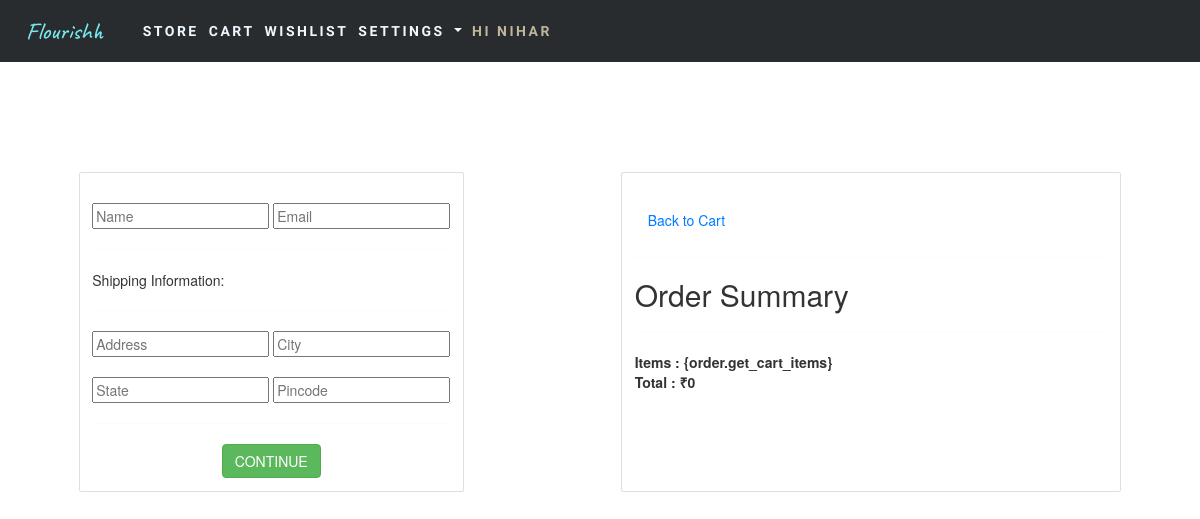
The page /checkout/ (signed in) on the database as committed earlier.
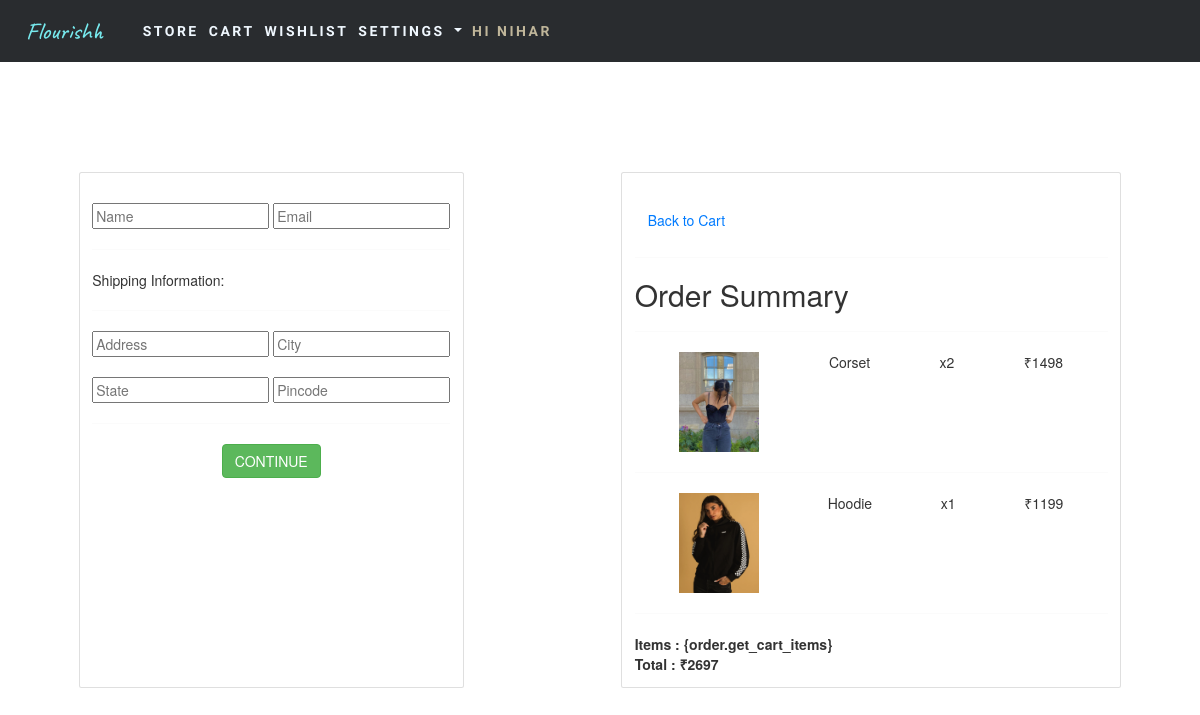
The same page on the database as committed later.
### app/models.py (models this page shows, shortened)
class Order(models.Model):
    customer = models.ForeignKey(Customer, null= True, blank = True, on_delete=models.SET_NULL)
    orderdate = models.DateTimeField(auto_now_add=True)
    complete = models.BooleanField(default=False)
    transaction_id = models.CharField(max_length=40, null=True)
    @property
    def get_cart_total(self):
        orderitems = self.orderitem_set.all()
        total = sum([item.get_total for item in orderitems])
        return total

class OrderItem(models.Model):
    product = models.ForeignKey(Product, null=True, on_delete=models.SET_NULL)
    order = models.ForeignKey(Order, null=True, on_delete=models.SET_NULL)
    quantity = models.IntegerField(default=0, blank=True, null=True)
    orderitemdate = models.DateTimeField(auto_now_add=True)
    @property
    def get_total(self):
        total = self.product.price * self.quantity
        return total

class Product(models.Model):
    item = models.CharField(null=True, max_length= 200)
    image = models.ImageField(blank=True, null=True)
    price = models.IntegerField(null = True)
    sale = models.ForeignKey(Carousel, null=True, blank=True, on_delete=models.CASCADE, related_name="sale")
    brand = models.ForeignKey(Brand, null=True, blank=True, on_delete=models.CASCADE, related_name="brand")
    saleprice = models.IntegerField(null = True, blank=True)
    TAG_CHOICES = ((True, 'Women'), (False, 'Men'))
    tag = models.BooleanField(choices = TAG_CHOICES, null=None, default=True)
    instocknumber = models.IntegerField(null=True)
    availability = models.BooleanField(null=True)
    color = models.CharField(null=True, max_length= 20)
    @property
    def imageURL(self):
        try:
            url = self.image.url
        except:
            url = ''
        return url

### app/views.py (the view)
# urls.py: path('checkout/', views.checkout, name='checkout'),
def checkout(request):
    if request.user.is_authenticated:
        customer = request.user.customer
        order, created = Order.objects.get_or_create(customer=customer, complete=False) #order number obtained
        items = order.orderitem_set.all() #obtained the ordered items for that order number
    else:
        items=[]
        order = {'get_cart_total':0, 'get_cart_items':0}
    context = {'items': items, 'order': order}
    return render(request, 'checkout.html', context)

### app/templates/checkout.html (shortened to what this page needs)
{% include 'main.html' %}
{% load static %}
<link rel="stylesheet" type="text/css" href="{% static 'css/allstyle.css' %}">
<link rel="stylesheet" href="https://maxcdn.bootstrapcdn.com/bootstrap/3.4.1/css/bootstrap.min.css">
{% block content %}
<body>
    <div class="class" style="display: flex; flex-direction:row; justify-content: space-around; margin-top: 50px;">
        <div class="card">
            <div class="card-body" style="padding-top: 30px;">
                <div class="inputs" style="display:flex; flex-direction:row; justify-content: space-between;">
                    <div class="name">
                        <input placeholder="Name">
                    </div>
                    <div class="email">
                        <input placeholder="Email">
                    </div>
                </div>
                <hr>
                Shipping Information:
                <hr>
                <div class="inputss" style="display:flex; flex-direction:row; justify-content: space-between;">
                    <div class="address">
                        <input placeholder="Address">
                    </div>
                    <div class="city">
                        <input placeholder="City">
                    </div>
                </div>
                <br>
                <div class="inputsss" style="display:flex; flex-direction:row; justify-content: space-between;">
                    <div class="state">
                        <input placeholder="State">
                    </div>
                    <div class="code">
                        <input placeholder="Pincode">
                    </div>
                </div>
                <hr>
                <a href = "{% url 'store' %}">
                    <button type="submit" class="btn btn-success" style="display: block;
                    margin-left: auto;
                    margin-right: auto">CONTINUE</button>
                </a>
            </div>
          </div>
          <div class="card" style="width: 500px;">
            <div class="card-body" style="padding-top: 30px">
                <a href="{% url 'cart' %}">
                    <button type="button" class="btn btn-outline-primary">Back to Cart</button>
                </a>
                <hr>
                <h2>Order Summary</h2>
                {% for item in items %}
                <hr>
                <div class="rows" style="display: flex; flex-direction: row; justify-content: space-around; margin: 10px;">
                    <div class="element">
                        <img src="{{item.product.imageURL}}" alt="img" height="100px" width="80px">
                    </div>
                    <div class="element">
                        {{item.product.item}}
                    </div>
                    <div class="element">
                        x{{item.quantity}}
                    </div>
                    <div class="element">
                        ₹{{item.get_total}}
                    </div>
                </div>
                {% endfor %}
                <hr>
                <strong>Items : {order.get_cart_items} <br>
                Total : ₹{{order.get_cart_total}}
                </strong>
            </div>
          </div>
    </div>
</body>
{% endblock content %}

Rows that differ between the two databases and show on the page:
added OrderItem: product.imageURL (picture), product.item "Corset", quantity "2", get_total "1498"
added OrderItem: product.imageURL (picture), product.item "Hoodie", quantity "1", get_total "1199"
computed for Order: get_cart_total "0" → "2697"
